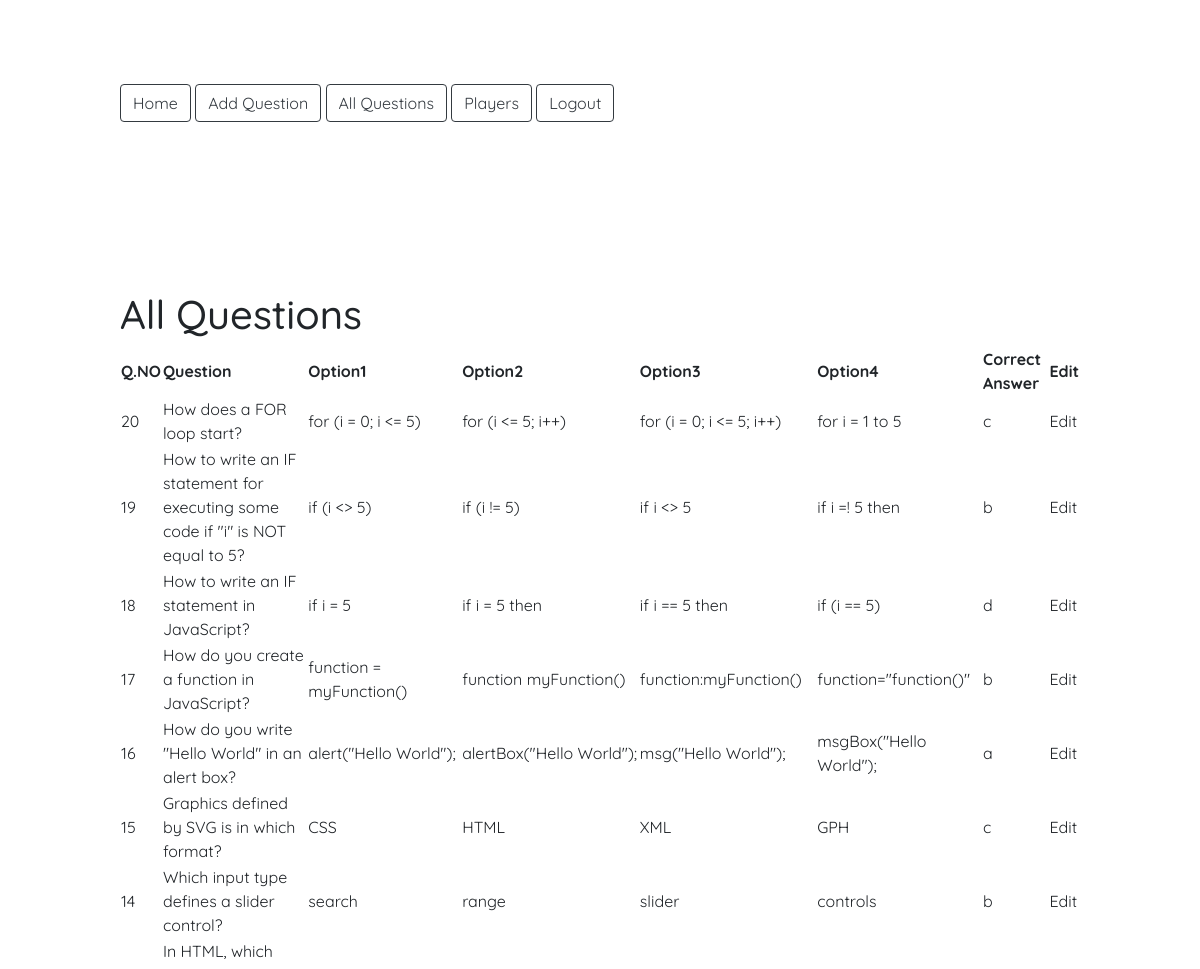
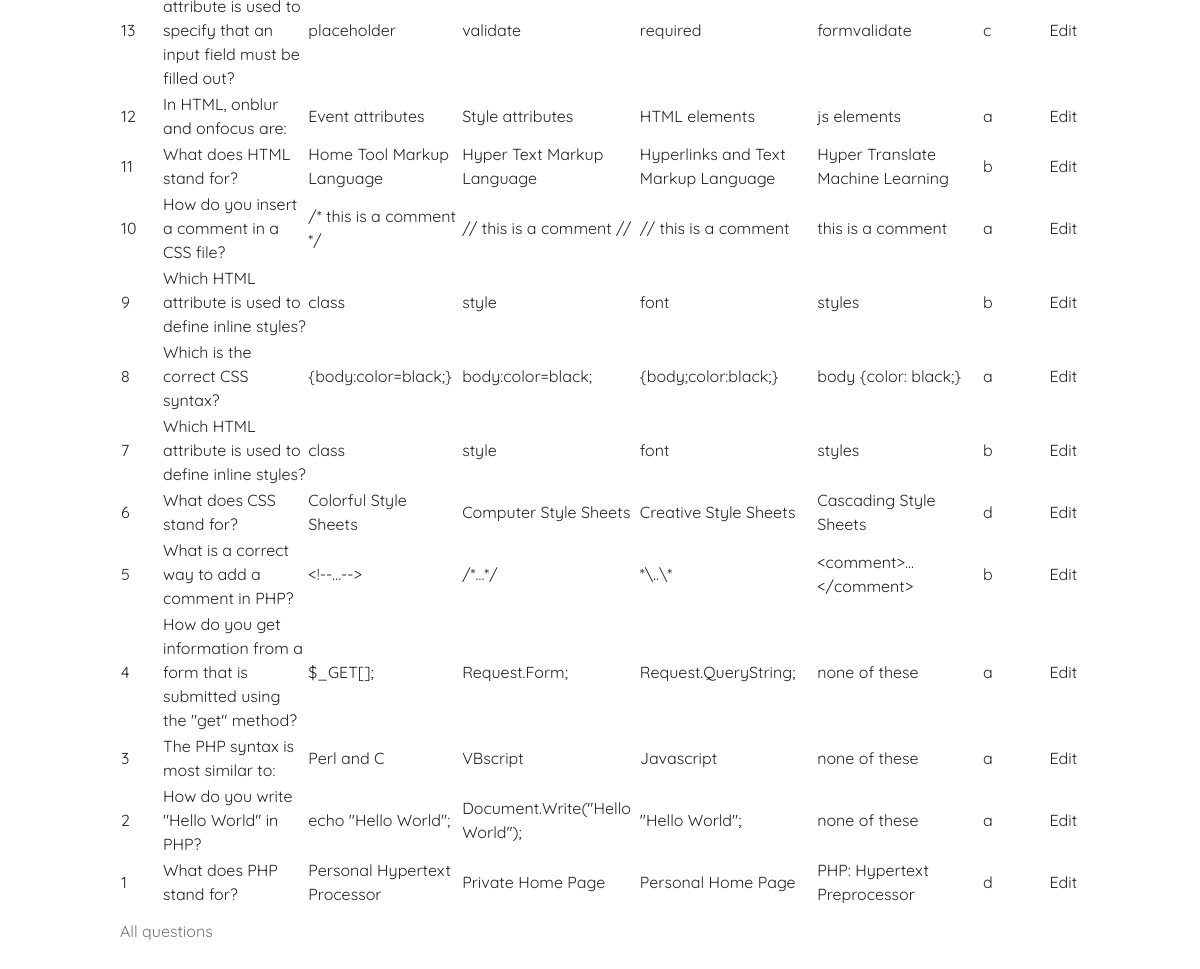
/allquestions.php (signed in), run on the app's committed database (2 pictures, top to bottom).
### tables this page shows
CREATE TABLE `questions` (
  `qid` int(11) NOT NULL,
  `qno` int(11) NOT NULL,
  `question` text NOT NULL,
  `ans1` text NOT NULL,
  `ans2` text NOT NULL,
  `ans3` text NOT NULL,
  `ans4` text NOT NULL,
  `correct_answer` varchar(1) NOT NULL
);

### allquestions.php (the view, shortened to what this page needs)
<?php include "connection.php";
if (isset($_SESSION['admin'])) {
?>
<!DOCTYPE html>
<html>
<head>
	<link rel="stylesheet" href="https://cdn.jsdelivr.net/gh/FortAwesome/Font-Awesome@5.13.0/css/all.css">
	<link rel="stylesheet" href="https://stackpath.bootstrapcdn.com/bootstrap/4.4.1/css/bootstrap.min.css">
	<link rel="stylesheet" href="css/styles.css">
</head>
<body>
	<header>
		<div class="container-fluid">
			<a href="index.php" class="btn btn-outline-dark">Home</a>
			<a href="add.php" class="btn btn-outline-dark">Add Question</a>
			<a href="allquestions.php" class="btn btn-outline-dark">All Questions</a>
			<a href="players.php" class="btn btn-outline-dark">Players</a>
			<a href="exit.php" class="btn btn-outline-dark">Logout</a>
		</div>
	</header>
	<div class="container-fluid">
		<h1> All Questions</h1>
		<table class="data-table">
			<caption class="title">All questions</caption>
			<thead>
				<tr>
					<th>Q.NO</th>
					<th>Question</th>
					<th>Option1</th>
					<th>Option2</th>
					<th>Option3</th>
					<th>Option4</th>
					<th>Correct Answer </th>
					<th>Edit</th>
				</tr>
			</thead>
			<tbody>
				<?php
            $query = "SELECT * FROM questions ORDER BY qno DESC";
            $select_questions = mysqli_query($conn, $query) or die(mysqli_error($conn));
            if (mysqli_num_rows($select_questions) > 0 ) {
            while ($row = mysqli_fetch_array($select_questions)) {
                $qno = $row['qno'];
                $question = $row['question'];
                $option1 = $row['ans1'];
                $option2 = $row['ans2'];
                $option3 = $row['ans3'];
                $option4 = $row['ans4'];
                $Answer = $row['correct_answer'];
                echo "<tr>";
                echo "<td>$qno</td>";
                echo "<td>$question</td>";
                echo "<td>$option1</td>";
                echo "<td>$option2</td>";
                echo "<td>$option3</td>";
                echo "<td>$option4</td>";
                echo "<td>$Answer</td>";
                echo "<td> <a href='editquestion.php?qno=$qno'> Edit </a></td>";
                echo "</tr>";
             }
         }
        ?>
			</tbody>
		</table>
	</div>
</body>
</html>
<?php }
else {
	header("location: admin.php");
}
?>

### css/styles.css (style rules this page uses)
body { font-family: 'Quicksand', sans-serif; margin: 0; }
h1, h2, h3, h4, h5, h6 { font-family: 'Quicksand', sans-serif; }
a { color: inherit; }
.container-fluid { padding: 7% 10%; position: relative; }

### data on the page
questions: qno "20", question "How does a FOR loop start?", ans1 "for (i = 0; i <= 5)", ans2 "for (i <= 5; i++)", ans3 "for (i = 0; i <= 5; i++)", ans4 "for i = 1 to 5", correct_answer "c"
questions: qno "19", question "How to write an IF statement for executing some code if \"i\" is NOT equal to 5?", ans1 "if (i <> 5)", ans2 "if (i != 5)", ans3 "if i <> 5", ans4 "if i =! 5 then", correct_answer "b"
questions: qno "18", question "How to write an IF statement in JavaScript?", ans1 "if i = 5", ans2 "if i = 5 then", ans3 "if i == 5 then", ans4 "if (i == 5)", correct_answer "d"
questions: qno "17", question "How do you create a function in JavaScript?", ans1 "function = myFunction()", ans2 "function myFunction()", ans3 "function:myFunction()", ans4 "function=\"function()\"", correct_answer "b"
questions: qno "16", question "How do you write \"Hello World\" in an alert box?", ans1 "alert(\"Hello World\");", ans2 "alertBox(\"Hello World\");", ans3 "msg(\"Hello World\");", ans4 "msgBox(\"Hello World\");", correct_answer "a"
questions: qno "15", question "Graphics defined by SVG is in which format?", ans1 "CSS", ans2 "HTML", ans3 "XML", ans4 "GPH", correct_answer "c"
questions: qno "14", question "Which input type defines a slider control?", ans1 "search", ans2 "range", ans3 "slider", ans4 "controls", correct_answer "b"
questions: qno "13", question "In HTML, which attribute is used to specify that an input field must be filled out?", ans1 "placeholder", ans2 "validate", ans3 "required", ans4 "formvalidate", correct_answer "c"
questions: qno "12", question "In HTML, onblur and onfocus are:", ans1 "Event attributes", ans2 "Style attributes", ans3 "HTML elements", ans4 "js elements", correct_answer "a"
questions: qno "11", question "What does HTML stand for?", ans1 "Home Tool Markup Language", ans2 "Hyper Text Markup Language", ans3 "Hyperlinks and Text Markup Language", ans4 "Hyper Translate Machine Learning", correct_answer "b"
questions: qno "10", question "How do you insert a comment in a CSS file?", ans1 "/* this is a comment */", ans2 "// this is a comment //", ans3 "// this is a comment", ans4 "this is a comment", correct_answer "a"
questions: qno "9", question "Which HTML attribute is used to define inline styles?", ans1 "class", ans2 "style", ans3 "font", ans4 "styles", correct_answer "b"
questions: qno "8", question "Which is the correct CSS syntax?", ans1 "{body:color=black;}", ans2 "body:color=black;", ans3 "{body;color:black;}", ans4 "body {color: black;}", correct_answer "a"
questions: qno "7", question "Which HTML attribute is used to define inline styles?", ans1 "class", ans2 "style", ans3 "font", ans4 "styles", correct_answer "b"
questions: qno "6", question "What does CSS stand for?", ans1 "Colorful Style Sheets", ans2 "Computer Style Sheets", ans3 "Creative Style Sheets", ans4 "Cascading Style Sheets", correct_answer "d"
questions: qno "5", question "What is a correct way to add a comment in PHP?", ans1 "<!--…-->", ans2 "/*…*/", ans3 "*\\..\\*", ans4 "<comment>…</comment>", correct_answer "b"
questions: qno "4", question "How do you get information from a form that is submitted using the \"get\" method?", ans1 "$_GET[];", ans2 "Request.Form;", ans3 "Request.QueryString;", ans4 "none of these", correct_answer "a"
questions: qno "3", question "The PHP syntax is most similar to:", ans1 "Perl and C", ans2 "VBscript", ans3 "Javascript", ans4 "none of these", correct_answer "a"
questions: qno "2", question "How do you write \"Hello World\" in PHP?", ans1 "echo \"Hello World\";", ans2 "Document.Write(\"Hello World\");", ans3 "\"Hello World\";", ans4 "none of these", correct_answer "a"
questions: qno "1", question "What does PHP stand for?", ans1 "Personal Hypertext Processor", ans2 "Private Home Page", ans3 "Personal Home Page", ans4 "PHP: Hypertext Preprocessor", correct_answer "d"
